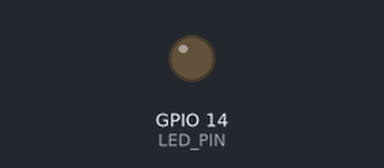
A sketch run on a simulated ESP32. Parts: output pins drawn as LEDs (lit = HIGH). WiFi joins after 1.5 s; servers stay silent unless stated; the camera gives no picture; what the sketch prints to the serial monitor is not drawn.

Above: at 2.1 s.
Timing chart, 0 to 3.6 s (numbered marks = the images above):
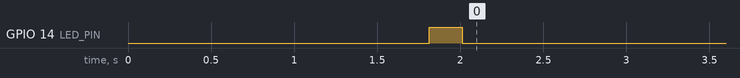

The sketch:

eye.ino
```cpp
/*
 * ESP32-CAM Drowsiness Detector Firmware
 * TheInfoFlux — YouTube Project
 *
 * Features:
 *  - MJPEG HTTP stream on /stream        (port 80)
 *  - GPIO LED control via /buzzer     (port 81)
 *  - Status endpoint on /status          (port 81)
 *
 * Board : AI Thinker ESP32-CAM
 * Buzzer: Active LED on GPIO 14
 *
 * Libraries needed:
 *   - ESP32 board package (espressif/arduino-esp32 v2.x)
 */

#include "esp_camera.h"
#include <WiFi.h>
#include "esp_http_server.h"

// ─── WiFi credentials ──────────────────────────────────────────────────────
const char* WIFI_SSID = "MB";
const char* WIFI_PASS = "00000001";

// ─── LED ────────────────────────────────────────────────────────────────
#define LED_PIN 14

// ─── Camera pin map — AI Thinker ESP32-CAM ─────────────────────────────────
#define PWDN_GPIO_NUM     32
#define RESET_GPIO_NUM    -1
#define XCLK_GPIO_NUM      0
#define SIOD_GPIO_NUM     26
#define SIOC_GPIO_NUM     27
#define Y9_GPIO_NUM       35
#define Y8_GPIO_NUM       34
#define Y7_GPIO_NUM       39
#define Y6_GPIO_NUM       36
#define Y5_GPIO_NUM       21
#define Y4_GPIO_NUM       19
#define Y3_GPIO_NUM       18
#define Y2_GPIO_NUM        5
#define VSYNC_GPIO_NUM    25
#define HREF_GPIO_NUM     23
#define PCLK_GPIO_NUM     22

// ─── Globals ───────────────────────────────────────────────────────────────
httpd_handle_t stream_httpd = NULL;
httpd_handle_t cmd_httpd    = NULL;
bool LEDActive = false;

// ─── MJPEG stream handler ──────────────────────────────────────────────────
#define PART_BOUNDARY "123456789000000000000987654321"
static const char* STREAM_CONTENT_TYPE =
  "multipart/x-mixed-replace;boundary=" PART_BOUNDARY;
static const char* STREAM_BOUNDARY =
  "\r\n--" PART_BOUNDARY "\r\n";
static const char* STREAM_PART =
  "Content-Type: image/jpeg\r\nContent-Length: %u\r\n\r\n";

esp_err_t stream_handler(httpd_req_t* req) {
  camera_fb_t* fb = NULL;
  esp_err_t res = ESP_OK;
  char part_buf[64];

  res = httpd_resp_set_type(req, STREAM_CONTENT_TYPE);
  if (res != ESP_OK) return res;

  httpd_resp_set_hdr(req, "Access-Control-Allow-Origin", "*");

  while (true) {
    fb = esp_camera_fb_get();
    if (!fb) {
      Serial.println("Camera capture failed");
      res = ESP_FAIL;
      break;
    }

    res = httpd_resp_send_chunk(req, STREAM_BOUNDARY, strlen(STREAM_BOUNDARY));
    if (res != ESP_OK) { esp_camera_fb_return(fb); break; }

    size_t hlen = snprintf(part_buf, sizeof(part_buf), STREAM_PART, fb->len);
    res = httpd_resp_send_chunk(req, part_buf, hlen);
    if (res != ESP_OK) { esp_camera_fb_return(fb); break; }

    res = httpd_resp_send_chunk(req, (const char*)fb->buf, fb->len);
    esp_camera_fb_return(fb);
    if (res != ESP_OK) break;
  }
  return res;
}

// ─── LED control handler — port 81 (/LED?state=on|off) ───────────────
esp_err_t LED_handler(httpd_req_t* req) {
  char buf[32];
  size_t buf_len = httpd_req_get_url_query_len(req) + 1;

  httpd_resp_set_hdr(req, "Access-Control-Allow-Origin", "*");

  if (buf_len > 1 && buf_len <= sizeof(buf)) {
    if (httpd_req_get_url_query_str(req, buf, buf_len) == ESP_OK) {
      char val[8];
      if (httpd_query_key_value(buf, "state", val, sizeof(val)) == ESP_OK) {
        if (strcmp(val, "on") == 0) {
          digitalWrite(LED_PIN, HIGH);
          LEDActive = true;
        } else {
          digitalWrite(LED_PIN, LOW);
          LEDActive = false;
        }
      }
    }
  }

  const char* resp = LEDActive ? "{\"LED\":\"on\"}" : "{\"LED\":\"off\"}";
  httpd_resp_set_type(req, "application/json");
  httpd_resp_sendstr(req, resp);
  return ESP_OK;
}

// ─── Status handler — port 81 (/status) ────────────────────────────────────
esp_err_t status_handler(httpd_req_t* req) {
  httpd_resp_set_hdr(req, "Access-Control-Allow-Origin", "*");
  httpd_resp_set_type(req, "application/json");
  String json = "{\"ip\":\"" + WiFi.localIP().toString() +
                "\",\"LED\":\"" + (LEDActive ? "on" : "off") + "\"}";
  httpd_resp_sendstr(req, json.c_str());
  return ESP_OK;
}

// ─── Start both servers ────────────────────────────────────────────────────
void startStreamServer() {
  // ── Stream server on port 80 (stream only) ──
  httpd_config_t stream_config = HTTPD_DEFAULT_CONFIG();
  stream_config.server_port = 80;
  stream_config.ctrl_port   = 32768;

  httpd_uri_t stream_uri = { "/stream", HTTP_GET, stream_handler, NULL };

  if (httpd_start(&stream_httpd, &stream_config) == ESP_OK) {
    httpd_register_uri_handler(stream_httpd, &stream_uri);
    Serial.println("Stream server started on port 80");
  } else {
    Serial.println("Stream server FAILED to start!");
  }

  // ── Command server on port 81 (LED + status) ──
  httpd_config_t cmd_config = HTTPD_DEFAULT_CONFIG();
  cmd_config.server_port = 81;
  cmd_config.ctrl_port   = 32769;

  httpd_uri_t LED_uri = { "/LED", HTTP_GET, LED_handler, NULL };
  httpd_uri_t status_uri = { "/status", HTTP_GET, status_handler, NULL };

  if (httpd_start(&cmd_httpd, &cmd_config) == ESP_OK) {
    httpd_register_uri_handler(cmd_httpd, &LED_uri);
    httpd_register_uri_handler(cmd_httpd, &status_uri);
    Serial.println("Command server started on port 81");
  } else {
    Serial.println("Command server FAILED to start!");
  }
}

// ─── Camera init ───────────────────────────────────────────────────────────
bool initCamera() {
  camera_config_t config;
  config.ledc_channel  = LEDC_CHANNEL_0;
  config.ledc_timer    = LEDC_TIMER_0;
  config.pin_d0        = Y2_GPIO_NUM;
  config.pin_d1        = Y3_GPIO_NUM;
  config.pin_d2        = Y4_GPIO_NUM;
  config.pin_d3        = Y5_GPIO_NUM;
  config.pin_d4        = Y6_GPIO_NUM;
  config.pin_d5        = Y7_GPIO_NUM;
  config.pin_d6        = Y8_GPIO_NUM;
  config.pin_d7        = Y9_GPIO_NUM;
  config.pin_xclk      = XCLK_GPIO_NUM;
  config.pin_pclk      = PCLK_GPIO_NUM;
  config.pin_vsync     = VSYNC_GPIO_NUM;
  config.pin_href      = HREF_GPIO_NUM;
  config.pin_sccb_sda  = SIOD_GPIO_NUM;
  config.pin_sccb_scl  = SIOC_GPIO_NUM;
  config.pin_pwdn      = PWDN_GPIO_NUM;
  config.pin_reset      = RESET_GPIO_NUM;
  config.xclk_freq_hz  = 20000000;
  config.pixel_format  = PIXFORMAT_JPEG;
  config.grab_mode     = CAMERA_GRAB_WHEN_EMPTY;
  config.fb_location   = CAMERA_FB_IN_PSRAM;

  if (psramFound()) {
    config.frame_size   = FRAMESIZE_VGA;
    config.jpeg_quality = 12;
    config.fb_count     = 2;
  } else {
    config.frame_size   = FRAMESIZE_QVGA;
    config.jpeg_quality = 15;
    config.fb_count     = 1;
  }

  esp_err_t err = esp_camera_init(&config);
  if (err != ESP_OK) {
    Serial.printf("Camera init failed: 0x%x\n", err);
    return false;
  }

  sensor_t* s = esp_camera_sensor_get();
  s->set_brightness(s, 1);
  s->set_contrast(s, 1);
  s->set_saturation(s, 0);
  s->set_sharpness(s, 1);
  s->set_denoise(s, 1);
  s->set_whitebal(s, 1);
  s->set_awb_gain(s, 1);
  s->set_exposure_ctrl(s, 1);
  s->set_aec2(s, 1);
  s->set_gain_ctrl(s, 1);
  s->set_agc_gain(s, 0);
  s->set_gainceiling(s, (gainceiling_t)2);
  s->set_bpc(s, 0);
  s->set_wpc(s, 1);
  s->set_raw_gma(s, 1);
  s->set_lenc(s, 1);
  s->set_hmirror(s, 0);
  s->set_vflip(s, 0);
  s->set_dcw(s, 1);
  s->set_colorbar(s, 0);

  return true;
}

// ─── Setup ─────────────────────────────────────────────────────────────────
void setup() {
  Serial.begin(115200);

  pinMode(LED_PIN, OUTPUT);
  digitalWrite(LED_PIN, LOW);

  if (!initCamera()) {
    Serial.println("Camera init failed! Halting.");
    while (true) delay(1000);
  }
  Serial.println("Camera ready.");

  WiFi.begin(WIFI_SSID, WIFI_PASS);
  Serial.print("Connecting to WiFi");
  while (WiFi.status() != WL_CONNECTED) {
    delay(500);
    Serial.print(".");
  }
  Serial.println();
  Serial.print("Connected! IP: ");
  Serial.println(WiFi.localIP());
  Serial.println("Endpoints:");
  Serial.print("  Stream : http://"); Serial.print(WiFi.localIP()); Serial.println("/stream");
  Serial.print("  LED : http://"); Serial.print(WiFi.localIP()); Serial.println(":81/LED?state=on");
  Serial.print("  Status : http://"); Serial.print(WiFi.localIP()); Serial.println(":81/status");

  // Startup beep
  digitalWrite(LED_PIN, HIGH);
  delay(200);
  digitalWrite(LED_PIN, LOW);

  startStreamServer();
}

void loop() {
  delay(10000);
}
```
